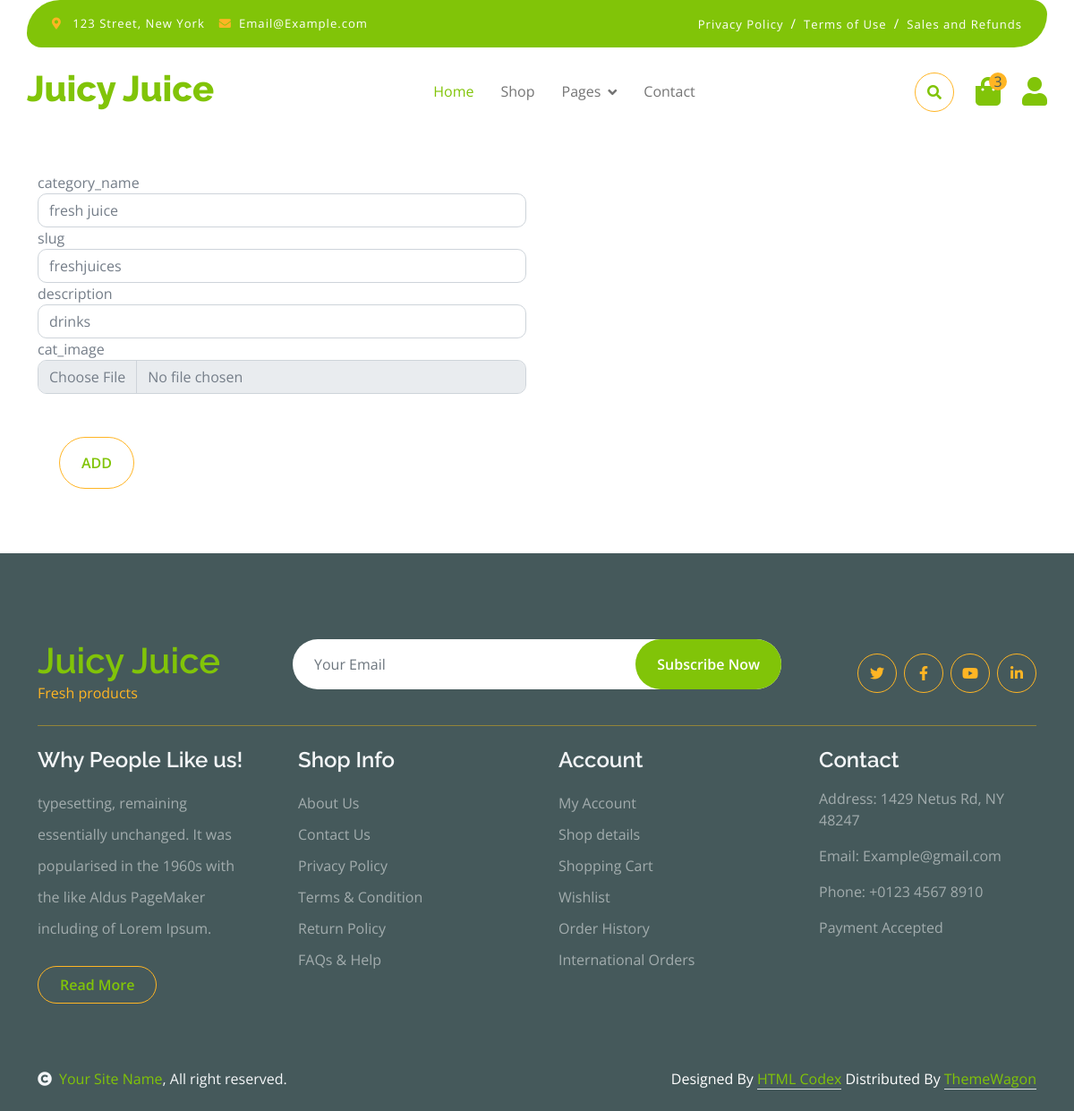
The page /common/editcategory/5/ on the database its author committed.
### common/models.py (models this page shows, shortened)
class category(models.Model):
    category_name=models.CharField(max_length=50,unique=True)
    slug=models.SlugField(max_length=100,unique=True)
    description=models.TextField(max_length=225,blank=True)
    cat_image=models.ImageField(upload_to='media/categories',blank=True)

### common/views.py (the view, shortened to what this page needs)
# urls.py: path('editcategory/<int:category_id>/', views.editcategory, name='editcategory'),
def editcategory(request,category_id):
    m=get_object_or_404(category, id=category_id)
    s=category.objects.filter(id=category_id)
    return render(request,'editcategory.html',{'m':s})

### template/editcategory.html (shortened to what this page needs)
{% extends 'base.html' %}
{% load static %}
{% block content %}
<br><br><br><br><br><br><br><br>
   {% for i in m%}
    <form action="" method="post">
        <div class="container">
            <div class="row">
                 <div class="col-md-12 col-lg-6">
                     <div class="row">
                        <div class="form-item">
                            <label for="">category_name</label>
                            <input type="text" class="form-control" name="category_name" value="{{ i.category_name }}" id="category_name">
                        </div>
                        <div class="form-item">
                            <label for="">slug</label>
                            <input type="text" class="form-control" name="slug" id="slug" value="{{ i.slug }}">
                        </div>
                        <div class="form-item">
                            <label for="">description</label>
                            <input type="text" class="form-control" name="description" value="{{ i.description }}">
                        </div>
                        <div class="form-item">
                        <label for="">cat_image</label>
                        <input type="file" class="form-control" name="cat_image" id="cat_image" width="100px">
                        </div>
                     </div>
                     <br><br>
                     <button class="btn border-secondary rounded-pill px-4 py-3 text-primary text-uppercase mb-4 ms-4" type="submit">Add</button>
                    </div>
            </div>
        </div>
    </form>
   {% endfor %}
{% endblock %}

### static/css/style.css (style rules this page uses)
.btn { font-weight: 600; transition: .5s; }
.btn.border-secondary { transition: 0.5s; }

### rows shown on the page
category: category_name "fresh juice", slug "freshjuices", description "drinks"
